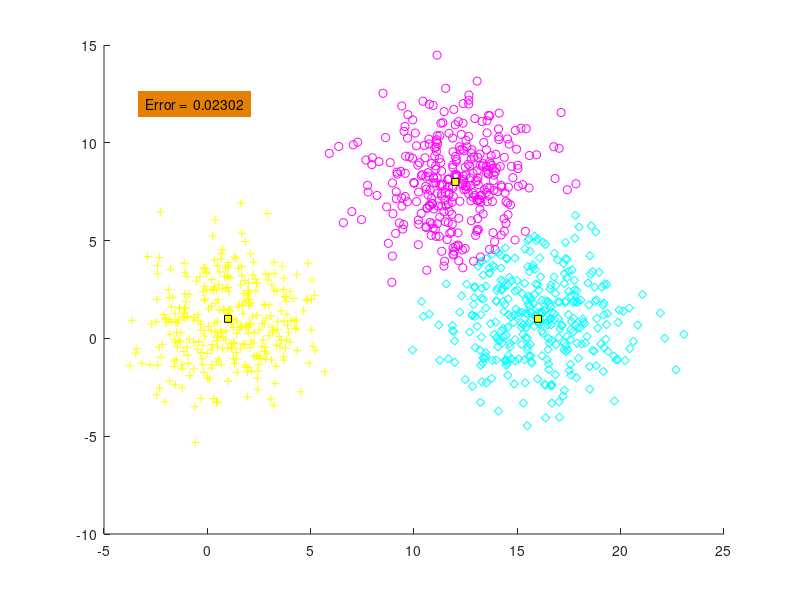

Source code (MATLAB):
function output=CH2_2_Bayesian()

N=1000;
m=[1 12 16;1 8 1];
S(:,:,1)=4*eye(2);
S(:,:,2)= 4*eye(2);
S(:,:,3)=4*eye(2);
P=[1/3 1/3 1/3 ];

X=[];
y=[];
[l,c]=size(m);
for j=1:c

temp=mvnrnd(m(:,j),S(:,:,j),fix(P(j)*N));
X=[X ;temp];
y=[y ones(1,fix(P(j)*N))*j];
end

[l,N]=size(X');
for i=1:N
for j=1:c
 t(j)=P(j)*comp_gauss_dens_val(m(:,j),...
S(:,:,j),X(i,:));
end

 [num,z(i)]=max(t(:));
end
plot_data(X,z,m);

output=compute_error(y,z);
xx=axis;

text(xx(1)+2,xx(4)-3,...
['Error =  ' num2str(output,4)],...
'HorizontalAlignment','left',... 
 'BackgroundColor',[.9 0.5 0],...
 'Margin',5);
end

function clas_error=compute_error(y,y_est)
[q,N]=size(y);
c=max(y); 
clas_error=0;
for i=1:N
if(y(i) ~= y_est(i))
clas_error=clas_error+1;
end
end

clas_error =clas_error/N;
end

function z=comp_gauss_dens_val(m,S,x)
[l,q]=size(m);
z=(1/((2*pi)^ (l/2)*det(S)^ 0.5) )...
*exp(-0.5*(x'-m)'*inv(S)*(x'-m));
end

%% 
function plot_data(X,y,m)
[l,N]=size(X');
[l,c]=size(m);
if(l ~=2)
fprintf('NO PLOT CAN BE GENERATED\n')
return
end
pale=['y+'; 'mo'; 'cd'];
figure(2)

hold on

for k=1:N
plot(X(k,1),X(k,2),pale(y(k),:))
end
for j=1:c
plot(m(1,j),m(2,j),'--ks',...
                'MarkerFaceColor','y',...
                'MarkerSize',5)
end
end
